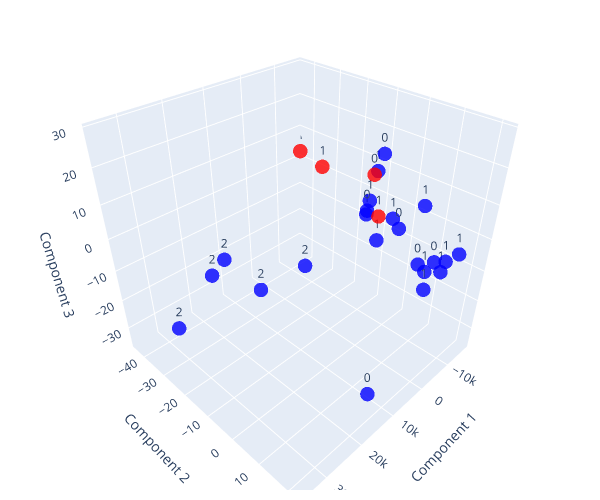

Here is the notebook cell this chart was saved with:
### Code cell
fig = go.Figure()

str_labels = [label for label in kmeans.labels_]
cluster_colors = {0: 'blue', 1: 'red'}
cluster_colors = dict(zip(range(clusters), cluster_colors.values()))

fig.add_trace(go.Scatter3d(
    x=pca_data[0],
    y=pca_data[1],
    z=pca_data[2],
    mode='markers+text',
    marker=dict(
        size=5,
        color=list(map(lambda label: cluster_colors[label], dpn)),
        opacity=0.8
    ),
    text=str_labels,
    textposition='top center'
))

fig.update_layout(
    scene=dict(
        xaxis_title='Component 1',
        yaxis_title='Component 2',
        zaxis_title='Component 3',
        aspectratio=dict(x=1, y=1, z=1),
        aspectmode='cube'
    ),
    width=600, height=500,
    margin=dict(l=10, r=10, b=10, t=10)
)

fig.show()

### Figure 1 — Plotly figure (JSON) as saved in the notebook; plotly's stock layout.template omitted (floating-point values rounded to 4 significant figures)
{"data": [{"marker": {"color": ["blue", "blue", "blue", "blue", "blue", "blue", "blue", "blue", "blue", "blue", "blue", "blue", "blue", "blue", "blue", "blue", "blue", "blue", "blue", "blue", "blue", "blue", "red", "red", "red", "red"], "opacity": 0.8, "size": 5}, "mode": "markers+text", "text": ["0", "1", "0", "1", "1", "2", "1", "1", "2", "1", "1", "1", "1", "1", "0", "0", "2", "1", "0", "2", "0", "2", "1", "0", "1", "1"], "textposition": "top center", "type": "scatter3d", "x": [703.3, -9301.0, -748.3, -11360.0, -6865.0, 23030.0, -15420.0, -5286.0, 24480.0, -4401.0, -14360.0, -13390.0, -15090.0, -9716.0, 10450.0, 5448.0, 27940.0, -8384.0, -543.7, 35270.0, 3578.0, 29520.0, -16570.0, -936.0, -15990.0, -12060.0], "y": [21.72, 21.22, 16.44, 15.6, 19.55, 7.652, -14.56, 12.71, -4.983, 16.37, -12.6, -9.607, -9.677, 11.99, 15.47, 9.374, -12.29, 1.207, 10.03, -21.22, 3.999, -14.95, -44.01, 1.086, -33.58, -6.939], "z": [4.061, -0.253, -0.2244, -10.02, -1.75, 10.41, -7.399, 11.99, -2.01, -10.53, -1.473, 9.425, -14.07, -10.74, -35.22, 28.76, 5.047, 1.799, 7.111, -15.53, 11.78, 0.1877, 2.603, 17.96, 1.111, -3.015]}], "layout": {"height": 500, "margin": {"b": 10, "l": 10, "r": 10, "t": 10}, "scene": {"aspectmode": "cube", "aspectratio": {"x": 1, "y": 1, "z": 1}, "xaxis": {"title": {"text": "Component 1"}}, "yaxis": {"title": {"text": "Component 2"}}, "zaxis": {"title": {"text": "Component 3"}}}, "width": 600}}
